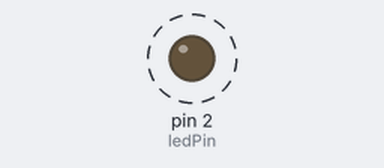
A sketch run on a simulated Arduino Uno, built with avr-gcc and run on an emulated ATmega328P. Shown: output pins drawn as LEDs (lit = HIGH). Dashed ring = blinking. What the sketch prints to the serial monitor is not drawn.

Above: at 0.6 s.
Timing chart, 0 to 3.0 s (numbered marks = the images above):
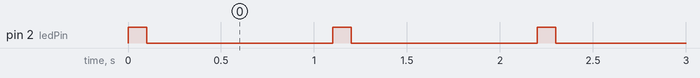

The sketch:

transmitter.ino
```cpp
#define ledPin 2

void setup(){
    Serial.begin(115200);
    pinMode(ledPin,OUTPUT);
}

void loop(){
    Serial.println("AT+SEND=0,8,TEST MSG");
    digitalWrite(ledPin,HIGH);
    delay(100);
    digitalWrite(ledPin, LOW);
    delay(1000);
}
```

Measured:
- by itself, pin 2 (ledPin): alternates HIGH for 0.10 s and LOW for 1.0 s
